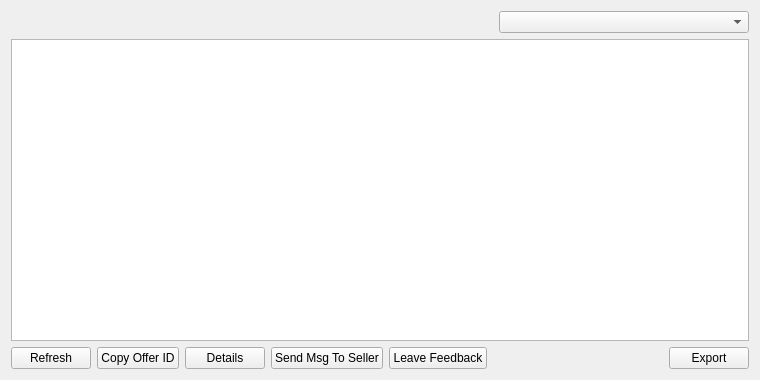
<?xml version="1.0" encoding="UTF-8"?>
<ui version="4.0">
 <class>AcceptedOfferListPage</class>
 <widget class="QWidget" name="AcceptedOfferListPage">
  <property name="geometry">
   <rect>
    <x>0</x>
    <y>0</y>
    <width>760</width>
    <height>380</height>
   </rect>
  </property>
  <property name="windowTitle">
   <string>Accepted Offers</string>
  </property>
  <layout class="QVBoxLayout" name="verticalLayout">
   <item>
    <layout class="QHBoxLayout" name="horizontalLayout_2">
     <item>
      <widget class="QLabel" name="labelExplanation">
       <property name="textFormat">
        <enum>Qt::PlainText</enum>
       </property>
       <property name="wordWrap">
        <bool>true</bool>
       </property>
      </widget>
     </item>
     <item>
      <widget class="QComboBox" name="displayListIdentity">
       <property name="maximumSize">
        <size>
         <width>250</width>
         <height>16777215</height>
        </size>
       </property>
      </widget>
     </item>
    </layout>
   </item>
   <item>
    <widget class="QTableView" name="tableView">
     <property name="contextMenuPolicy">
      <enum>Qt::CustomContextMenu</enum>
     </property>
     <property name="toolTip">
      <string/>
     </property>
     <property name="tabKeyNavigation">
      <bool>false</bool>
     </property>
     <property name="alternatingRowColors">
      <bool>true</bool>
     </property>
     <property name="selectionMode">
      <enum>QAbstractItemView::SingleSelection</enum>
     </property>
     <property name="selectionBehavior">
      <enum>QAbstractItemView::SelectRows</enum>
     </property>
     <property name="sortingEnabled">
      <bool>true</bool>
     </property>
     <attribute name="verticalHeaderVisible">
      <bool>false</bool>
     </attribute>
    </widget>
   </item>
   <item>
    <layout class="QHBoxLayout" name="horizontalLayout">
     <item>
      <widget class="QPushButton" name="refreshButton">
       <property name="maximumSize">
        <size>
         <width>16777215</width>
         <height>48</height>
        </size>
       </property>
       <property name="toolTip">
        <string>Refresh accepted offer list</string>
       </property>
       <property name="text">
        <string>Refresh</string>
       </property>
      </widget>
     </item>
     <item>
      <widget class="QPushButton" name="copyOffer">
       <property name="toolTip">
        <string>Copy the currently selected offer to the system clipboard</string>
       </property>
       <property name="text">
        <string>Copy Offer ID</string>
       </property>
      </widget>
     </item>
     <item>
      <widget class="QPushButton" name="detailButton">
       <property name="toolTip">
        <string>Details of the selected accepted offer</string>
       </property>
       <property name="text">
        <string>Details</string>
       </property>
      </widget>
     </item>
     <item>
      <widget class="QPushButton" name="messageButton">
       <property name="toolTip">
        <string>Send message to the seller</string>
       </property>
       <property name="text">
        <string>Send Msg To Seller</string>
       </property>
      </widget>
     </item>
     <item>
      <widget class="QPushButton" name="feedbackButton">
       <property name="text">
        <string>Leave Feedback</string>
       </property>
      </widget>
     </item>
     <item>
      <spacer name="horizontalSpacer">
       <property name="orientation">
        <enum>Qt::Horizontal</enum>
       </property>
       <property name="sizeHint" stdset="0">
        <size>
         <width>40</width>
         <height>20</height>
        </size>
       </property>
      </spacer>
     </item>
     <item>
      <widget class="QPushButton" name="exportButton">
       <property name="toolTip">
        <string>Export the data in the current tab to a file</string>
       </property>
       <property name="text">
        <string>Export</string>
       </property>
      </widget>
     </item>
    </layout>
   </item>
  </layout>
 </widget>
 <resources>
  <include location="../dynamic.qrc"/>
 </resources>
 <connections/>
</ui>
